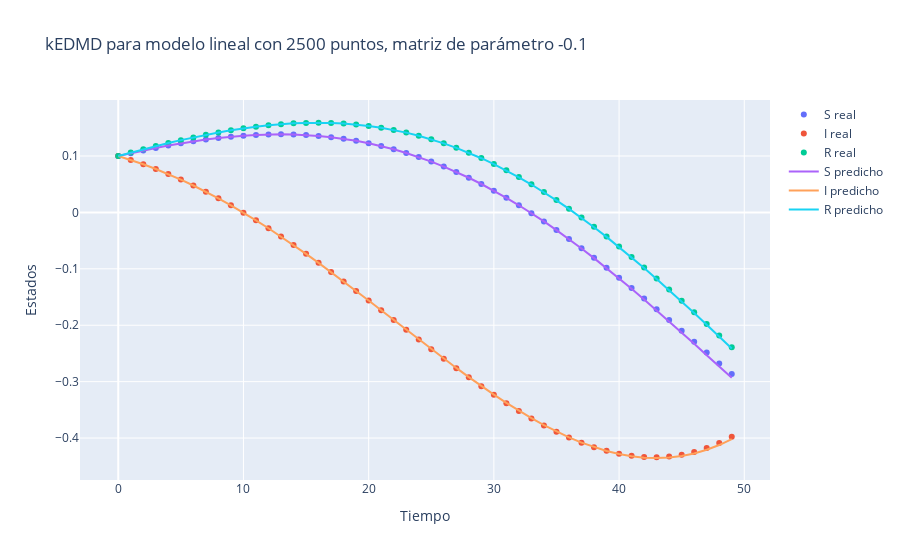

Write notebook code for a chart like this one.
### Code cell
# Alpha
alpha = -0.1

# Predicción
x, x_koop = compute_linear_kedmd(alpha, N)

# Gráfico
fig = go.Figure()

fig.add_trace(go.Scatter(x=t, y=x[:,0], name='x1 real', mode='markers'))
fig.add_trace(go.Scatter(x=t, y=x[:,1], name='x2 real', mode='markers'))
fig.add_trace(go.Scatter(x=t, y=x[:,2], name='x3 real', mode='markers'))

fig.add_trace(go.Scatter(x=t, y=x_koop[:,0], name='x1 predicho'))
fig.add_trace(go.Scatter(x=t, y=x_koop[:,1], name='x2 predicho'))
fig.add_trace(go.Scatter(x=t, y=x_koop[:,2], name='x3 predicho'))

# Colocar titulo
fig.update_layout(
    title=f"kEDMD para modelo lineal con {N} puntos, matriz de parámetro {alpha}",
    xaxis_title="Tiempo",
    yaxis_title="Estados"
    )

fig.write_image(img_path+"Linear2.pdf")
fig.show()
